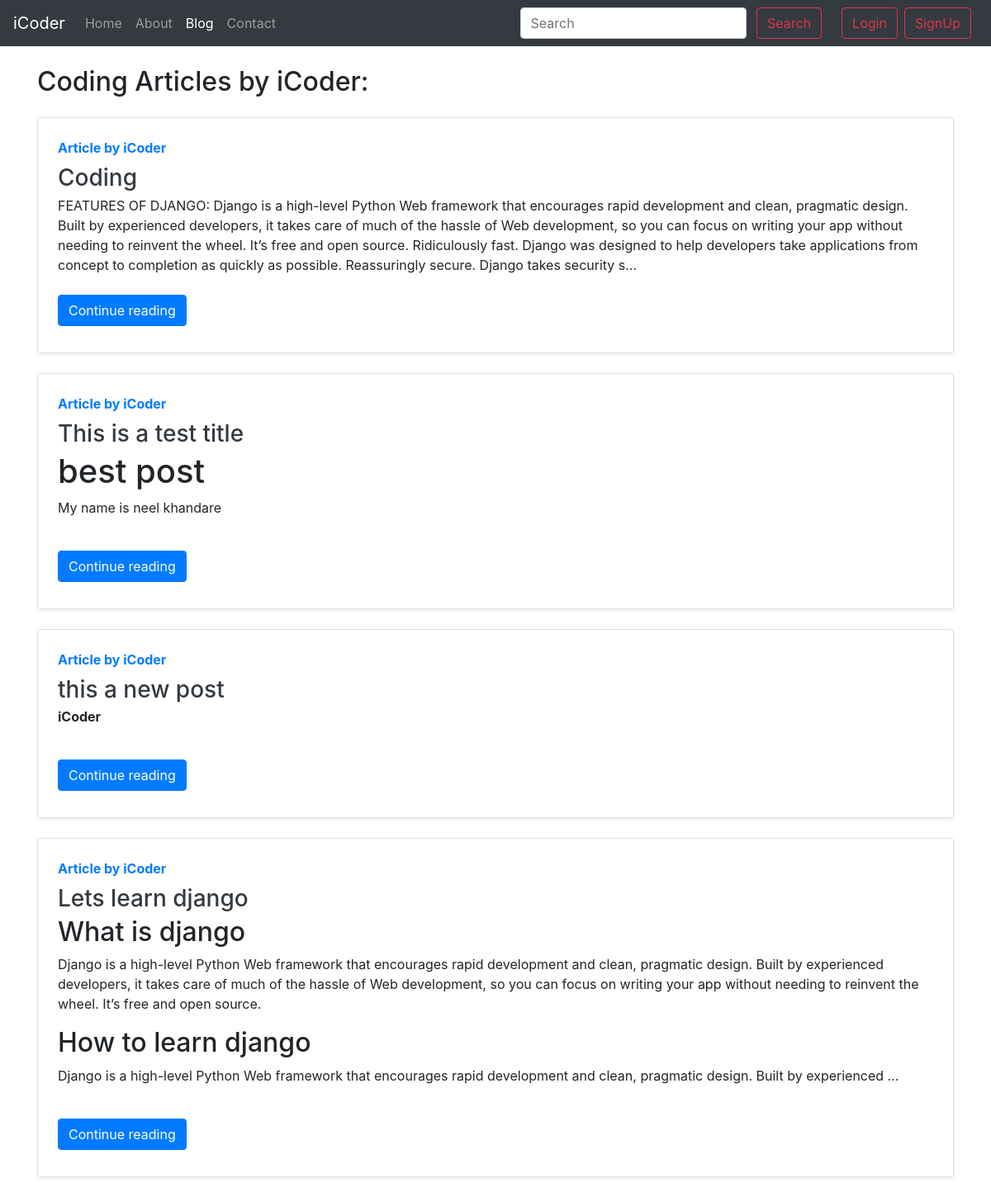
Screenshot of /blog/ with the database file from the repository.
### blog/models.py (models this page shows, shortened)
class Post(models.Model):
    sno = models.AutoField(primary_key=True)
    title = models.CharField(max_length=255)
    content = models.TextField()
    author = models.CharField(max_length=13)
    slug = models.CharField(max_length=130)
    timeStamp = models.DateTimeField(blank=True)

### blog/views.py (the view)
# urls.py: path('', views.blogHome, name='blogHome'),
def blogHome(request):
    allPosts = Post.objects.all()
    context = {'allPosts': allPosts}
    return render(request, 'blog/blogHome.html', context)

### templates/blog/blogHome.html (shortened to what this page needs)
{% extends 'base.html' %}
 {% block blogactive %} active {% endblock blogactive %}
{% block body %}
<div class="container my-4">
<h2>Coding Articles by iCoder:</h2>
{% for post in allPosts %}
<div class="row no-gutters border rounded overflow-hidden flex-md-row my-4 shadow-sm h-md-250 position-relative">
        <div class="col p-4 d-flex flex-column position-static">
          <strong class="d-inline-block mb-2 text-primary">Article by {{post.author}}</strong>
          <h3 class="mb-0"><a class="text-dark" href="/blog/{{post.slug}}">{{post.title}}</a></h3>
          <p class="card-text mb-auto"><div class="preview">{{post.content|safe| truncatechars:500}}</div></p>
          <div class="my-2">
          <a href="/blog/{{post.slug}}" role="button" class="btn btn-primary">Continue reading</a>
          </div>
        </div>
      </div>
      {% endfor %}
</div>
{% endblock body %}

### templates/base.html (shortened to what this page needs)
<!doctype html>
<html lang="en">
<head>
    <link rel="stylesheet" href="https://cdn.jsdelivr.net/npm/bootstrap@4.5.3/dist/css/bootstrap.min.css"
>
</head>
<body>
    <nav class="navbar navbar-expand-lg navbar-dark bg-dark">
        <a class="navbar-brand" href="/">iCoder</a>
        <div class="collapse navbar-collapse" id="navbarSupportedContent">
            <ul class="navbar-nav mr-auto">
                <li class="nav-item {% block homeactive %} {% endblock homeactive %}">
                    <a class="nav-link" href="/">Home <span class="sr-only">(current)</span></a>
                </li>
                <li class="nav-item {% block aboutactive %} {% endblock aboutactive %}">
                    <a class="nav-link" href="/about">About</a>
                </li>
                <li class="nav-item {% block blogactive %} {% endblock blogactive %}">
                    <a class="nav-link" href="/blog">Blog</a>
                </li>
                <li class="nav-item {% block contactactive %} {% endblock contactactive %}">
                    <a class="nav-link" href="/contact">Contact</a>
                </li>
            </ul>
            <div class="form-inline">
            <form method="get" action="/search" class="my-2 my-lg-0 mx-3">
                <input class="form-control mr-sm-2" type="search" placeholder="Search" aria-label="Search" name="query"
                    id="query">
                <button class="btn btn-outline-danger my-2 my-sm-0 mr-2" type="submit">Search</button>
            </form>
            {% if user.is_authenticated %}
            <ul class="navbar-nav nr-2">
             <li class="nav-item dropdown">
        <a class="nav-link dropdown-toggle" href="#" id="navbarDropdown" role="button" data-toggle="dropdown" aria-haspopup="true" aria-expanded="false">
          Welcome {{request.user}}
        </a>
        <div class="dropdown-menu" aria-labelledby="navbarDropdown">{% csrf_token %}
          <a class="dropdown-item" href="/logout">Logout</a>
        </div>
      </li>
      </ul>
     {% else %}
            <button type="button" class="btn btn-outline-danger mr-2" data-toggle="modal" data-target="#loginModal">{% csrf_token %}
                Login
            </button>
            <button type="button" class="btn btn-outline-danger mr-2" data-toggle="modal" data-target="#signupModal">{% csrf_token %}
                SignUp
            </button>
            </div>
            {% endif %}
            </div>
    </nav>
    {% block body %}
    {% endblock body %}
</body>
</html>

### rows the page displays
Post: author "iCoder", title "Coding", content "FEATURES OF DJANGO: Django is a high-level Python Web framework that encourages rapid development and clean, pragmatic design. Built by experienced developers, it takes care of much of the hassle of Web development, so you can focus on writing your app without needing to reinvent the wheel. It’s free and open source. Ridiculously fast. Django was designed to help developers take applications from concept to completion as quickly as possible. Reassuringly secure. Django takes security s…"
Post: author "iCoder", title "This is a test title", content "best post My name is neel khandare"
Post: author "iCoder", title "this a new post", content "iCoder"
Post: author "iCoder", title "Lets learn django", content "What is django Django is a high-level Python Web framework that encourages rapid development and clean, pragmatic design. Built by experienced developers, it takes care of much of the hassle of Web development, so you can focus on writing your app without needing to reinvent the wheel. It’s free and open source. How to learn django Django is a high-level Python Web framework that encourages rapid development and clean, pragmatic design. Built by experienced …"
